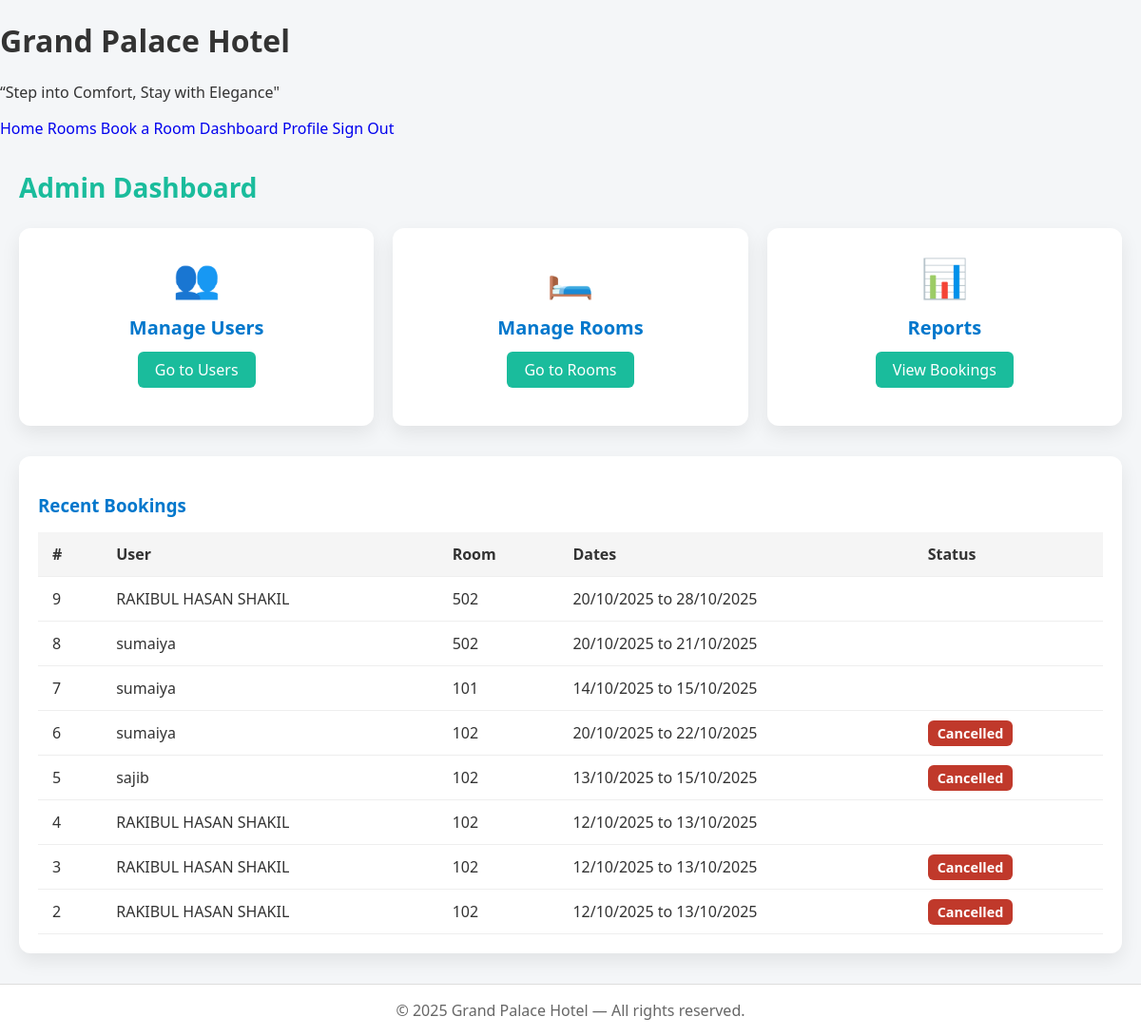
The app's page /dashboards/dashboard_admin.php (signed in) with its own data.
### tables this page shows
CREATE TABLE `bookings` (
  `id` int(11) NOT NULL,
  `user_id` int(11) NOT NULL,
  `room_id` int(11) NOT NULL,
  `checkin` date NOT NULL,
  `checkout` date NOT NULL,
  `total_amount` decimal(10,2) DEFAULT 0.00,
  `status` enum('pending','confirmed','checked_in','checked_out','cancelled') DEFAULT 'pending',
  `created_at` timestamp NOT NULL DEFAULT current_timestamp(),
  `num_guests` int(11) NOT NULL DEFAULT 1
);

CREATE TABLE `users` (
  `id` int(11) NOT NULL,
  `fullname` varchar(255) NOT NULL,
  `email` varchar(255) NOT NULL,
  `phone` varchar(50) DEFAULT NULL,
  `nid_passport` varchar(100) DEFAULT NULL,
  `password` varchar(255) NOT NULL,
  `usertype` enum('admin','receptionist','guest') NOT NULL DEFAULT 'guest',
  `status` enum('active','pending','blocked') NOT NULL DEFAULT 'active',
  `created_at` timestamp NOT NULL DEFAULT current_timestamp(),
  `reset_token` varchar(255) DEFAULT NULL,
  `reset_expires` datetime DEFAULT NULL
);

CREATE TABLE `rooms` (
  `id` int(11) NOT NULL,
  `room_no` varchar(50) NOT NULL,
  `type` varchar(100) NOT NULL,
  `description` text DEFAULT NULL,
  `price` decimal(10,2) NOT NULL DEFAULT 0.00,
  `image` varchar(255) DEFAULT NULL,
  `status` enum('available','occupied','maintenance','reserved') DEFAULT 'available',
  `created_at` timestamp NOT NULL DEFAULT current_timestamp()
);

### includes/db.php (called while the page is built, shortened)
<?php
function fmtDateDisplay($date) {
    $d = DateTime::createFromFormat('Y-m-d', $date);
    return $d->format('d/m/Y');
}
?>

### dashboards/dashboard_admin.php (the view, shortened to what this page needs)
<?php
require_once "../includes/db.php";
include("../includes/header.php");
include("../includes/navbar.php");
?>
<link rel="stylesheet" href="/hotel_management_system/css/dashboard.css">
<div class="container">
    <h2 class="page-title">Admin Dashboard</h2>
    <div class="cards">
        <div class="card">
            <div class="card-icon">👥</div>
            <h3>Manage Users</h3>
            <p><a href="/hotel_management_system/manage/manage_users.php" class="btn">Go to Users</a></p>
        </div>
        <div class="card">
            <div class="card-icon">🛏️</div>
            <h3>Manage Rooms</h3>
            <p><a href="/hotel_management_system/manage/manage_rooms.php" class="btn">Go to Rooms</a></p>
        </div>
        <div class="card">
            <div class="card-icon">📊</div>
            <h3>Reports</h3>
            <p><a href="/hotel_management_system/manage/manage_bookings.php" class="btn">View Bookings</a></p>
        </div>
    </div>
    <div class="list">
        <h3>Recent Bookings</h3>
        <table class="booking-table">
            <thead>
                <tr>
                    <th>#</th>
                    <th>User</th>
                    <th>Room</th>
                    <th>Dates</th>
                    <th>Status</th>
                </tr>
            </thead>
            <tbody>
            <?php
            $q = "SELECT b.id,b.checkin,b.checkout,b.status,u.fullname,r.room_no
                  FROM bookings b
                  JOIN users u ON b.user_id=u.id
                  JOIN rooms r ON b.room_id=r.id
                  ORDER BY b.created_at DESC
                  LIMIT 8";
            $res = $conn->query($q);
            while ($row = $res->fetch_assoc()) {
                echo "<tr>";
                echo "<td>{$row['id']}</td>";
                echo "<td>".htmlspecialchars($row['fullname'])."</td>";
                echo "<td>".htmlspecialchars($row['room_no'])."</td>";
                echo "<td>".fmtDateDisplay($row['checkin'])." to ".fmtDateDisplay($row['checkout'])."</td>";
                echo "<td><span class='status ".strtolower($row['status'])."'>".ucfirst($row['status'])."</span></td>";
                echo "</tr>";
            }
            ?>
            </tbody>
        </table>
    </div>
</div>
<?php include("../includes/footer.php"); ?>

### css/homepage.css (style rules this page uses)
body { font-family: 'Segoe UI', Tahoma, Geneva, Verdana, sans-serif; margin:0; padding:0; background:#f4f6f8; color:#333; }
a { text-decoration:none; }
.container { max-width:1100px; margin:40px auto; padding:0 16px; }

### css/dashboard.css (style rules this page uses)
.container { max-width:1200px; margin:32px auto; padding:0 20px; font-family: 'Segoe UI', sans-serif; }
.page-title { color:#1abc9c; margin-bottom:24px; font-size:28px; }
.cards { display:flex; flex-wrap:wrap; gap:20px; margin-bottom:32px; }
.card { flex:1 1 250px; background:#fff; padding:24px; border-radius:12px; box-shadow:0 8px 20px rgba(0,0,0,0.08); text-align:center; transition:0.3s; position:relative; }
.card-icon { font-size:40px; margin-bottom:12px; }
.card h3 { font-size:20px; margin:8px 0; color:#0077cc; }
.card p { margin-top:12px; }
.btn { display:inline-block; padding:8px 18px; background:#1abc9c; color:#fff; border-radius:6px; text-decoration:none; transition:0.3s; }
.list { background:#fff; padding:20px; border-radius:12px; box-shadow:0 8px 20px rgba(0,0,0,0.08); }
.list h3 { margin-bottom:16px; color:#0077cc; }
.booking-table { width:100%; border-collapse:collapse; }
.booking-table th, .booking-table td { padding:12px 15px; text-align:left; border-bottom:1px solid #eee; }
.booking-table th { background:#f5f5f5; color:#333; font-weight:600; }
.status { padding:4px 10px; border-radius:6px; font-weight:600; color:#fff; font-size:0.9em; }
.status.cancelled { background:#c0392b; }

### records on screen
bookings: id "9", user.fullname "RAKIBUL HASAN SHAKIL", room.room_no "502", checkin "20/10/2025", checkout "28/10/2025"
bookings: id "8", user.fullname "sumaiya", room.room_no "502", checkin "20/10/2025", checkout "21/10/2025"
bookings: id "7", user.fullname "sumaiya", room.room_no "101", checkin "14/10/2025", checkout "15/10/2025"
bookings: id "6", user.fullname "sumaiya", room.room_no "102", checkin "20/10/2025", checkout "22/10/2025", status "Cancelled"
bookings: id "5", user.fullname "sajib", room.room_no "102", checkin "13/10/2025", checkout "15/10/2025", status "Cancelled"
bookings: id "4", user.fullname "RAKIBUL HASAN SHAKIL", room.room_no "102", checkin "12/10/2025", checkout "13/10/2025"
bookings: id "3", user.fullname "RAKIBUL HASAN SHAKIL", room.room_no "102", checkin "12/10/2025", checkout "13/10/2025", status "Cancelled"
bookings: id "2", user.fullname "RAKIBUL HASAN SHAKIL", room.room_no "102", checkin "12/10/2025", checkout "13/10/2025", status "Cancelled"
